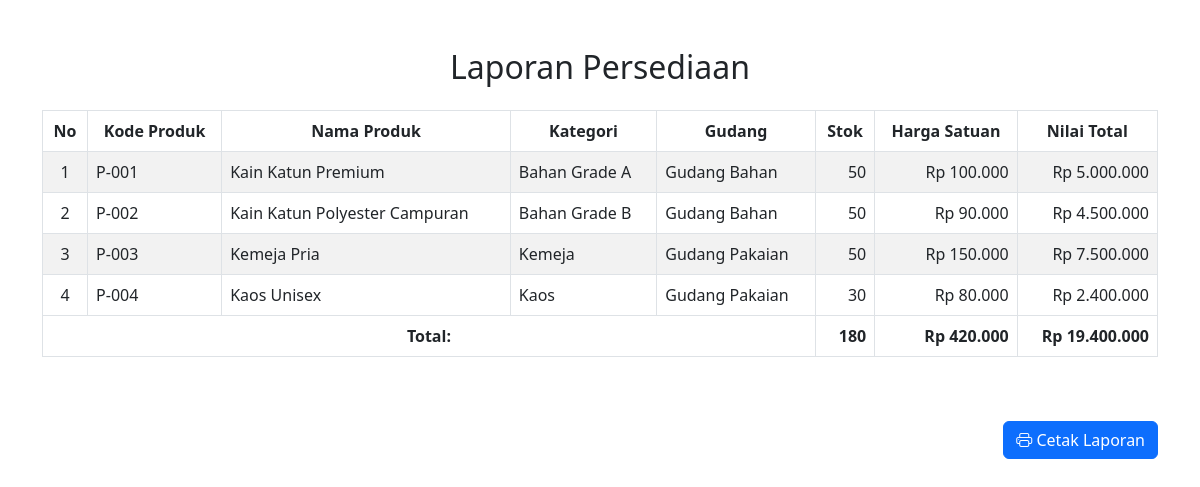
Page /laporan/laporan_persediaan.php on the committed database.
### tables this page shows
CREATE TABLE `produk` (
  `id_produk` int NOT NULL,
  `kode_produk` varchar(50) NOT NULL,
  `nama_produk` varchar(100) NOT NULL,
  `id_kategori` int DEFAULT NULL,
  `id_gudang` int DEFAULT NULL,
  `id_user` int DEFAULT NULL,
  `status` ENUM('tersedia','dipinjam','sedang digunakan','dipindahkan','dalam perbaikan','rusak','tidak aktif') NOT NULL DEFAULT 'tersedia',
  `kondisi` ENUM('baik','rusak','diperbaiki','usang','lainnya') NOT NULL DEFAULT 'baik',
  `lokasi_custom` varchar(255) DEFAULT NULL,
  `harga_default` decimal(15,2) NOT NULL DEFAULT '0.00',
  `harga_satuan` decimal(15,2) NOT NULL,
  `jumlah_stok` int NOT NULL DEFAULT '0',
  `satuan` varchar(50) NOT NULL,
  `total_nilai` decimal(15,2) GENERATED ALWAYS AS ((`jumlah_stok` * `harga_default`)) STORED,
  `tersedia` TINYINT(1) NOT NULL DEFAULT 1,
  `last_tracked_at` DATETIME NOT NULL DEFAULT CURRENT_TIMESTAMP ON UPDATE CURRENT_TIMESTAMP,
  `gambar_produk` varchar(255) DEFAULT NULL
);

CREATE TABLE `kategori` (
  `id_kategori` int NOT NULL,
  `nama_kategori` varchar(100) NOT NULL
);

CREATE TABLE `gudang` (
  `id_gudang` int NOT NULL,
  `nama_gudang` varchar(100) NOT NULL,
  `lokasi` varchar(255) DEFAULT NULL
);

### laporan/laporan_persediaan.php (the view, shortened to what this page needs)
<?php
include ("../koneksi/koneksi.php");
function formatRupiah($angka)
{
    return 'Rp ' . number_format($angka, 0, ',', '.');
}
$query = "SELECT p.kode_produk, p.nama_produk, k.nama_kategori AS kategori,
                 g.nama_gudang, p.jumlah_stok AS stok,
                 COALESCE(NULLIF(p.harga_default, 0), p.harga_satuan, 0) AS harga_default,
                 (p.jumlah_stok * COALESCE(NULLIF(p.harga_default, 0), p.harga_satuan, 0)) AS nilai_total
          FROM Produk p
          JOIN Kategori k ON p.id_kategori = k.id_kategori
          JOIN StokGudang s ON p.id_produk = s.id_produk
          JOIN Gudang g ON s.id_gudang = g.id_gudang";
$stmt = $koneksi->prepare($query);
$stmt->execute();
$result = $stmt->get_result();
$totalStok = 0;
$totalHargaSatuan = 0;
$totalNilai = 0;
$dataProduk = [];
while ($produk = $result->fetch_assoc()) {
    $dataProduk[] = $produk;
    $totalStok += $produk['stok'];
    $totalHargaSatuan += $produk['harga_default'];
    $totalNilai += $produk['nilai_total'];
}
?>
<!DOCTYPE html>
<html lang="en">
<head>
    <link rel="stylesheet" href="https://cdnjs.cloudflare.com/ajax/libs/bootstrap/5.3.0/css/bootstrap.min.css">
    <link rel="stylesheet" href="https://cdnjs.cloudflare.com/ajax/libs/bootstrap-icons/1.5.0/font/bootstrap-icons.min.css">
    <link rel="stylesheet" href="../assets/css/laporan.css">
</head>
<body>
<div class="container my-5 print-area">
    <h2 class="text-center mb-4">Laporan Persediaan</h2>
    <div class="table-container">
        <table class="table  table-bordered table-striped table-hover">
            <thead>
                <tr class="text-center bg-teal text-white">
                    <th>No</th>
                    <th>Kode Produk</th>
                    <th>Nama Produk</th>
                    <th>Kategori</th>
                    <th>Gudang</th>
                    <th>Stok</th>
                    <th>Harga Satuan</th>
                    <th>Nilai Total</th>
                </tr>
            </thead>
            <tbody>
                <?php
                $nomor = 1;
                foreach ($dataProduk as $produk) {
                    echo "<tr>";
                    echo "<td class='text-center'>{$nomor}</td>";
                    echo "<td>{$produk['kode_produk']}</td>";
                    echo "<td>{$produk['nama_produk']}</td>";
                    echo "<td>{$produk['kategori']}</td>";
                    echo "<td>{$produk['nama_gudang']}</td>";
                    echo "<td class='text-end'>{$produk['stok']}</td>";
                    echo "<td class='text-end'>" . formatRupiah($produk['harga_default']) . "</td>";
                    echo "<td class='text-end'>" . formatRupiah($produk['nilai_total']) . "</td>";
                    echo "</tr>";
                    $nomor++;
                }
                ?>
            </tbody>
            <tfoot>
                <tr>
                    <th colspan="5" class="text-center">Total:</th>
                    <th class="text-end"><?= $totalStok ?></th>
                    <th class="text-end"><?= formatRupiah($totalHargaSatuan) ?></th>
                    <th class="text-end"><?= formatRupiah($totalNilai) ?></th>
                </tr>
            </tfoot>
        </table>
    </div>
</div>
<div class="container footer-buttons mb-3">
    <button onclick="window.print()" class="btn btn-primary">
        <i class="bi bi-printer"></i> Cetak Laporan
    </button>
</div>
</body>
</html>

### assets/css/laporan.css (style rules this page uses)
* { margin: 0; padding: 0; }
:root { --teal: #20c997; }
.table-container { overflow-x: auto; margin-top: 20px; }
.bg-teal { background-color: var(--teal); }
.footer-buttons { margin-top: 20px; text-align: right; }

### rows in the picture
produk: kode_produk "P-001", nama_produk "Kain Katun Premium", id_kategori.nama_kategori "Bahan Grade A", gudang.nama_gudang "Gudang Bahan", jumlah_stok "50", harga_default "Rp 100.000", nilai_total "Rp 5.000.000"
produk: kode_produk "P-002", nama_produk "Kain Katun Polyester Campuran", id_kategori.nama_kategori "Bahan Grade B", gudang.nama_gudang "Gudang Bahan", jumlah_stok "50", harga_default "Rp 90.000", nilai_total "Rp 4.500.000"
produk: kode_produk "P-003", nama_produk "Kemeja Pria", id_kategori.nama_kategori "Kemeja", gudang.nama_gudang "Gudang Pakaian", jumlah_stok "50", harga_default "Rp 150.000", nilai_total "Rp 7.500.000"
produk: kode_produk "P-004", nama_produk "Kaos Unisex", id_kategori.nama_kategori "Kaos", gudang.nama_gudang "Gudang Pakaian", jumlah_stok "30", harga_default "Rp 80.000", nilai_total "Rp 2.400.000"

### other values in the picture
$totalStok "180"
formatRupiah($totalHargaSatuan) "Rp 420.000"
formatRupiah($totalNilai) "Rp 19.400.000"
